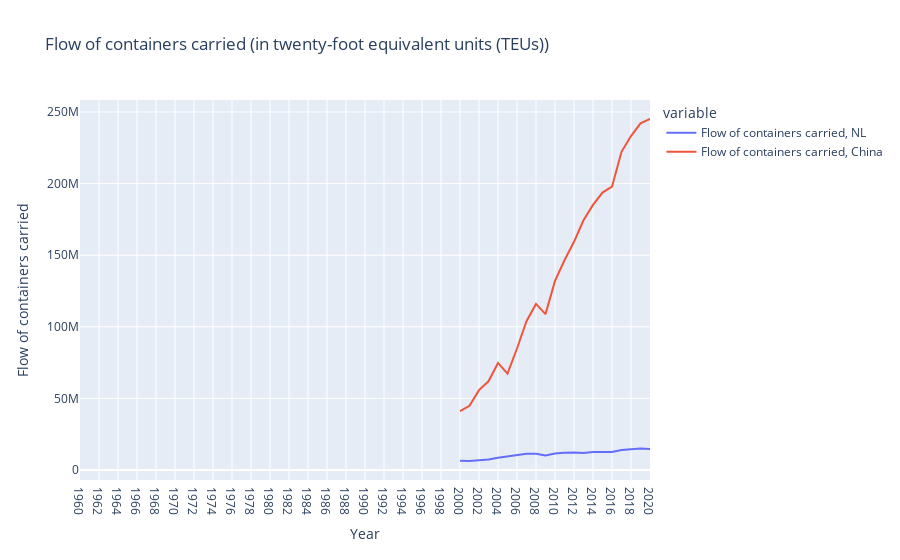

The code cell stored with this chart in its notebook:
### Code cell
#Interactive plot (color makes possible to select on right of graph)
fig = px.line(df1, x='Year', y= ['Flow of containers carried, NL', 'Flow of containers carried, China'], title = 'Flow of containers carried (in twenty-foot equivalent units (TEUs))',
                labels={
                   #Change label name
                   'value': 'Flow of containers carried'

               }, ) 

#Show the graph
fig.show()

### Figure 1 — Plotly figure (JSON) as saved in the notebook; plotly's stock layout.template omitted (floating-point values rounded to 4 significant figures)
{"data": [{"hovertemplate": "variable=Flow of containers carried, NL<br>Year=%{x}<br>Flow of containers carried=%{y}<extra></extra>", "legendgroup": "Flow of containers carried, NL", "line": {"color": "#636efa", "dash": "solid"}, "marker": {"symbol": "circle"}, "mode": "lines", "name": "Flow of containers carried, NL", "orientation": "v", "showlegend": true, "type": "scatter", "x": ["1960", "1961", "1962", "1963", "1964", "1965", "1966", "1967", "1968", "1969", "1970", "1971", "1972", "1973", "1974", "1975", "1976", "1977", "1978", "1979", "1980", "1981", "1982", "1983", "1984", "1985", "1986", "1987", "1988", "1989", "1990", "1991", "1992", "1993", "1994", "1995", "1996", "1997", "1998", "1999", "2000", "2001", "2002", "2003", "2004", "2005", "2006", "2007", "2008", "2009", "2010", "2011", "2012", "2013", "2014", "2015", "2016", "2017", "2018", "2019", "2020"], "xaxis": "x", "y": [null, null, null, null, null, null, null, null, null, null, null, null, null, null, null, null, null, null, null, null, null, null, null, null, null, null, null, null, null, null, null, null, null, null, null, null, null, null, null, null, 6407162, 6227321, 6797530, 7293790, 8482190, 9471829, 10046503, 11290260, 11362089, 10066374, 11410060, 12035600, 12105136, 11803800, 12470000, 12407000, 12556000, 13911000, 14696000, 14986800, 14522209], "yaxis": "y"}, {"hovertemplate": "variable=Flow of containers carried, China<br>Year=%{x}<br>Flow of containers carried=%{y}<extra></extra>", "legendgroup": "Flow of containers carried, China", "line": {"color": "#EF553B", "dash": "solid"}, "marker": {"symbol": "circle"}, "mode": "lines", "name": "Flow of containers carried, China", "orientation": "v", "showlegend": true, "type": "scatter", "x": ["1960", "1961", "1962", "1963", "1964", "1965", "1966", "1967", "1968", "1969", "1970", "1971", "1972", "1973", "1974", "1975", "1976", "1977", "1978", "1979", "1980", "1981", "1982", "1983", "1984", "1985", "1986", "1987", "1988", "1989", "1990", "1991", "1992", "1993", "1994", "1995", "1996", "1997", "1998", "1999", "2000", "2001", "2002", "2003", "2004", "2005", "2006", "2007", "2008", "2009", "2010", "2011", "2012", "2013", "2014", "2015", "2016", "2017", "2018", "2019", "2020"], "xaxis": "x", "y": [null, null, null, null, null, null, null, null, null, null, null, null, null, null, null, null, null, null, null, null, null, null, null, null, null, null, null, null, null, null, null, null, null, null, null, null, null, null, null, null, 41000000, 44726084, 55717488, 61898336, 74725444, 67245263, 84810503, 103823024, 115941970, 108800000.0, 131989200, 146441501, 159337100, 174393600, 185136300, 193734000, 197849000, 222155820, 233201600, 242030000, 245103781], "yaxis": "y"}], "layout": {"legend": {"title": {"text": "variable"}, "tracegroupgap": 0}, "title": {"text": "Flow of containers carried (in twenty-foot equivalent units (TEUs))"}, "xaxis": {"anchor": "y", "domain": [0, 1], "title": {"text": "Year"}}, "yaxis": {"anchor": "x", "domain": [0, 1], "title": {"text": "Flow of containers carried"}}}}
